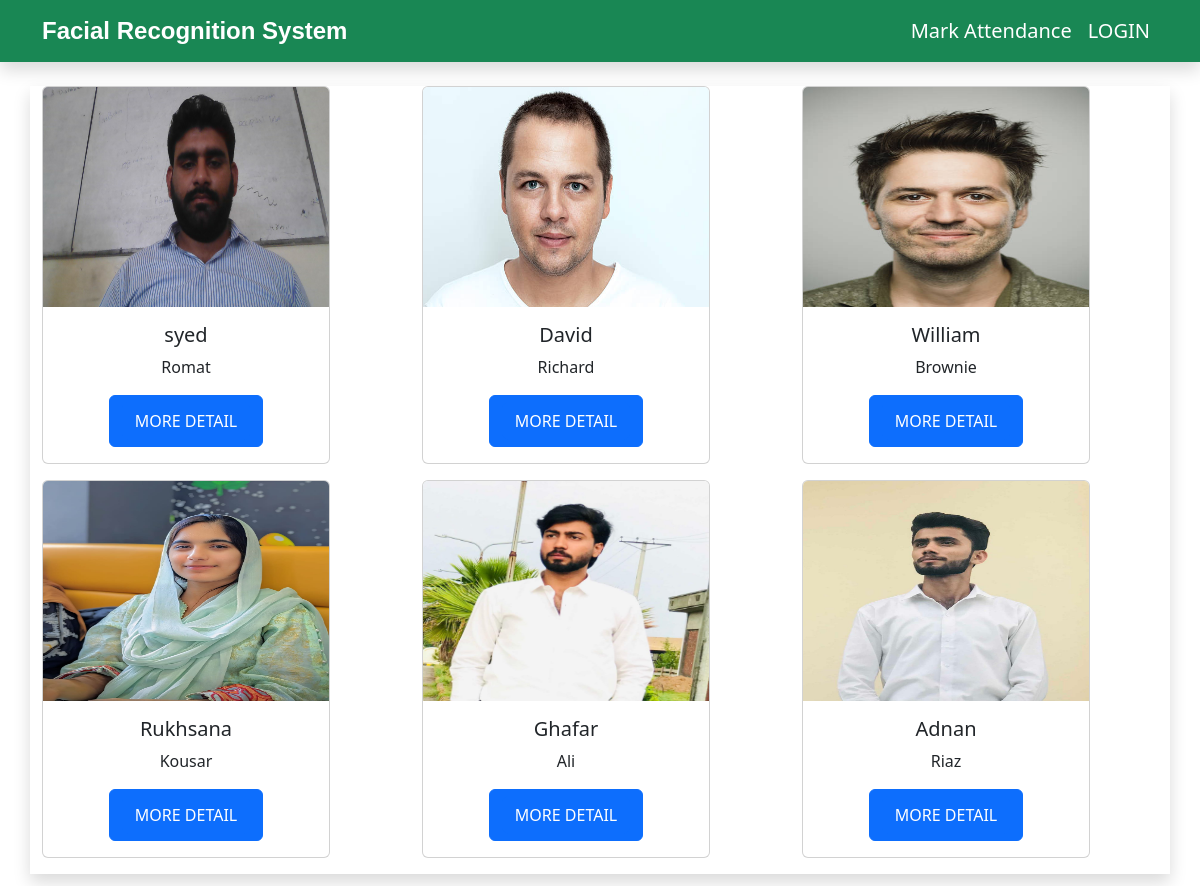
/home/, run on the app's committed database.
### Facial_Attendance/models.py (models this page shows, shortened)
class User_form(models.Model):
    first_name = models.CharField(max_length=50)
    last_name = models.CharField(max_length=50)
    email = models.EmailField(unique=True)
    phone_number = models.CharField(max_length=15, blank=True, null=True)
    profile_picture = models.ImageField(upload_to='profile_pictures/', blank=True, null=True)
    face_embedding = models.BinaryField()  # Store the face embedding as binary data

### Facial_Attendance/views.py (the view)
# urls.py: path("home/", attendanceRecord, name="attendanceRecord"),
def attendanceRecord(request):
    portal = User_form.objects.all()
    Portal = {"portal":portal}
    return render(request, "home.html", Portal)

### Facial_Attendance/templates/home.html (shortened to what this page needs)
{% extends "base.html" %}
{% block content %}
<div class="container shadow mb-3">
    <div class="row">
        {% for portal in portal %}
        <div class="col-md-4">
            <div class=" text-center mb-3">
                <div class="card" style="width: 18rem;">
                    <img class="card-img-top"  src="/{{portal.profile_picture}}"  alt="{{portal.profile_picture}}" style="height: 220px;">
                    <div class="card-body">
                        <h5 class="card-title">{{portal.first_name}}</h5>
                        <p class="card-title">{{portal.last_name}}</p>
                        <a href="/detail/{{portal.id}}" class="btn btn-primary">
                            <button class="btn btn-primary" type="button">MORE DETAIL</button>
                        </a>
                    </div>
                </div>
            </div>
        </div>
        {% endfor %}
    </div>
</div>
{% endblock content %}

### Facial_Attendance/templates/base.html (shortened to what this page needs)
<!DOCTYPE html>
<html lang="en">
<head>
    <link rel="stylesheet" href="https://cdn.jsdelivr.net/npm/bootstrap@5.3.3/dist/css/bootstrap.min.css"
        rel="stylesheet"
>
</head>
<body>
    <div>
        {% block navbar %}
        {% include "navbar.html" %}
        {% endblock navbar %}
        {% block content %}
        {% endblock content %}
    </div>
</body>
</html>

### Facial_Attendance/templates/navbar.html
{% block nav %}
<nav class="navbar navbar-expand-lg navbar-dark bg-success sticky-top mb-4 shadow">
    <div class="container">
        <a class="navbar-brand " href="#"
            style="font-family: 'Arial Black', sans-serif; font-weight: bold; font-size: 24px;">Facial Recognition
            System</a>
        <div class="collapse navbar-collapse justify-content-end"  style="font-size: 20px;" id="navbarNav">
            <ul class="navbar-nav">
                {%if user.is_authenticated %}
                <li class="nav-item">
                    <a class="nav-link text-white" href="{%url 'attendanceRecord'%}">Home</a>
                </li>
                <li class="nav-item">
                    <a class="nav-link text-white" href="{%url 'create'%}">Create</a>
                </li>
                <li class="nav-item">
                    <a class="nav-link text-white" aria-current="page" href="{% url 'attendance_record' %}">Record</a>
                </li>
                <li class="nav-item">
                    <a class="nav-link text-white" aria-current="page" href="{%url 'compare_images'%}">Mark Attendence</a>
                </li>
                <li class="nav-item">
                    <a class="nav-link text-white" aria-current="page" href="{% url 'user_signupForm' %}">Sign Up</a>
                </li>
                <li class="nav-item">
                    <a class="nav-link text-white" aria-current="page" href="{% url 'logout' %}">Logout</a>
                </li>
                {%else%}
                <li class="nav-item">
                    <a class="nav-link text-white" aria-current="page" href="{% url 'compare_images' %}">Mark Attendance</a>
                </li>
                <li class="nav-item">
                    <a class="nav-link text-white" aria-current="page" href="{%url 'user_login'%}">LOGIN</a>
                </li>
                {%endif%}
            </ul>
        </div>
    </div>
</nav>
{% endblock nav %}

### data on the page
User_form: profile_picture (picture), first_name "syed", last_name "Romat"
User_form: profile_picture (picture), first_name "David", last_name "Richard"
User_form: profile_picture (picture), first_name "William", last_name "Brownie"
User_form: profile_picture (picture), first_name "Rukhsana", last_name "Kousar"
User_form: profile_picture (picture), first_name "Ghafar", last_name "Ali"
User_form: profile_picture (picture), first_name "Adnan", last_name "Riaz"
